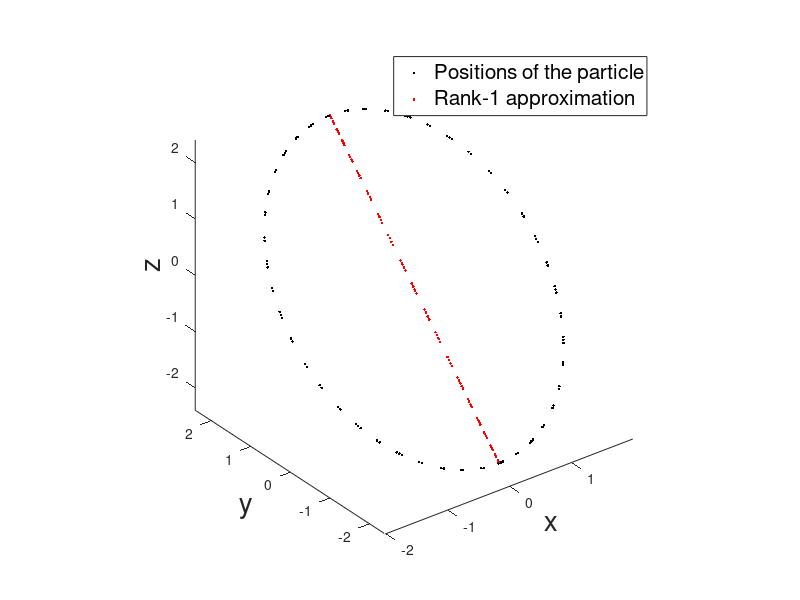
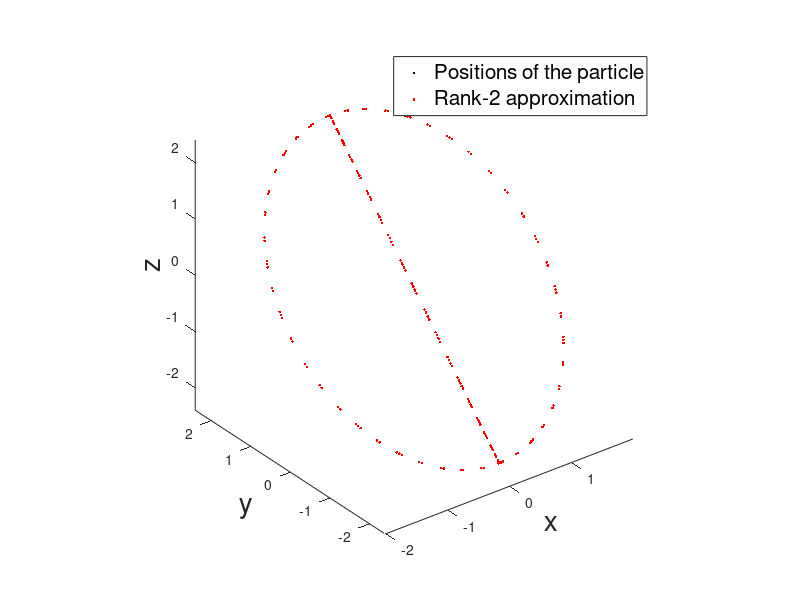

Write the MATLAB code that produced these figures, in order. (Note: this script raises an error after producing the figures.)
%% Problem 1
clear; close all; clc

load('particle_position.mat')

A = A - mean(A,2);

[U,S,V] = svd(A, 'econ');
ans1 = diag(S);
Arank1 = U(:,1:1)*S(1:1,1:1)*V(:,1:1)';
ans2 = norm(A-Arank1);

Arank2 = U(:,1:2)*S(1:2,1:2)*V(:,1:2)';
ans3 = norm(A-Arank2);

%% Problem 2

plot3( A(1,:),A(2,:),A(3,:), 'k.');
hold on
plot3( Arank1(1,:),Arank1(2,:),Arank1(3,:), 'r.');
axis vis3d
xlabel('x', 'fontsize', [20]);
ylabel('y', 'fontsize', [20]);
zlabel('z', 'fontsize', [20]);
legend('Positions of the particle', 'Rank-1 approximation', 'fontsize', [15]);
print('HW7_fig1.png','-dpng')

%%
plot3( A(1,:),A(2,:),A(3,:), 'k.');
hold on
plot3( Arank2(1,:),Arank2(2,:),Arank2(3,:), 'r.');
axis vis3d
xlabel('x', 'fontsize', [20]);
ylabel('y', 'fontsize', [20]);
zlabel('z', 'fontsize', [20]);
legend('Positions of the particle', 'Rank-2 approximation', 'fontsize', [15]);
print('HW7_fig2.png','-dpng')


%% Problem3
clear; close all; clc

A = imread('llama.jpg');
A = im2double(rgb2gray(A));

[U,S,V] = svd(A, 'econ');
ans4 = diag(S(1:20, 1:20));

ans5 = S(1,1)/sum(sum(S));

ans6 = sum(ans4)/sum(sum(S));

count = 0;
sum = 0;
diagonal = diag(S);
sum_diagonal = 0;
for k = 1:876
    sum_diagonal = sum_diagonal + diagonal(k,:);
end

while sum / sum_diagonal < 0.9
    count = count + 1;
    sum = sum + diagonal(count,:);
end
ans7 = count;

%% Problem 4
[U,S,V] = svd(A, 'econ');
Arank1 = U(:,1:1)*S(1:1,1:1)*V(:,1:1)';
Arank20 = U(:,1:20)*S(1:20,1:20)*V(:,1:20)';
Arank206 = U(:,1:206)*S(1:206,1:206)*V(:,1:206)';

subplot(2,2,1)
imshow(A)
subplot(2,2,2)
imshow(Arank1)
subplot(2,2,3)
imshow(Arank20)
subplot(2,2,4)
imshow(Arank206)

print('HW7_fig3.png','-dpng')

%% Problem 5
clear; close all; clc

load('NoisyImage.mat')

[U,S,V] = svd(A_noise, 'econ');

diagonal = diag(S);
sum_diagonal = 0;
for k = 1:length(S)
    sum_diagonal = sum_diagonal + diagonal(k,:);
end

ans8 = (S(1,1) + S(2,2))/sum_diagonal;

A_noise_rank2 = U(:,1:2)*S(1:2,1:2)*V(:,1:2)';
ans9 = norm(A_noise-A_noise_rank2);
ans10 = norm(A-A_noise_rank2);

%% Problem6
 
semilogy(diag(S), 'bo')
 
% energies = cumsum(diagonal) / sum_diagonal
% semilogy(energies)
print('HW7_fig4.png','-dpng')
 
subplot(1,3,1)
imshow(A)
title('True Image', 'fontsize', [20])
subplot(1,3,2)
imshow(A_noise)
title('Noisy Image', 'fontsize', [20])
subplot(1,3,3)
imshow(A_noise_rank2)
title('Rank-2 Approx', 'fontsize', [20])
print('HW7_fig5.png','-dpng')

